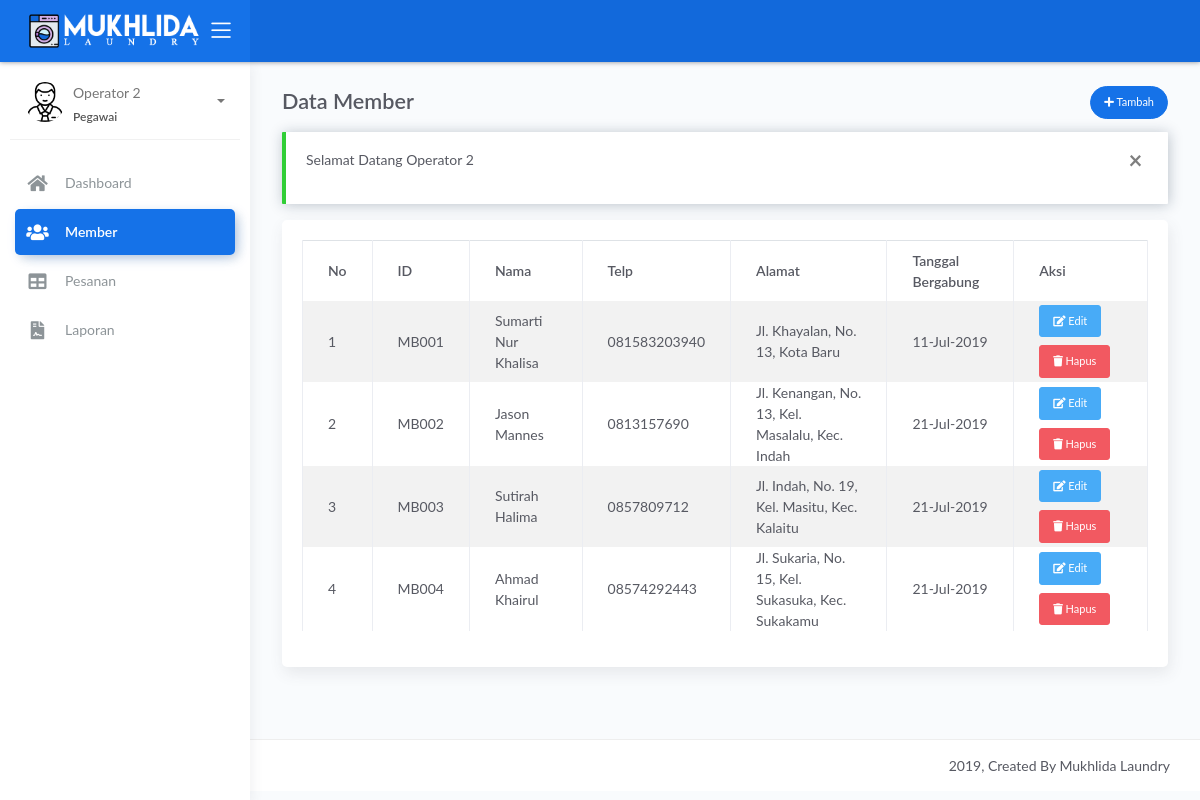
/operator/index.php?page=member (signed in), run on the app's committed database.
### tables this page shows
CREATE TABLE IF NOT EXISTS `member` (
  `id_member` varchar(5) NOT NULL,
  `nama` varchar(50) NOT NULL,
  `alamat` varchar(255) NOT NULL,
  `jenis_kelamin` char(1) NOT NULL,
  `telp` varchar(15) NOT NULL,
  `password` varchar(255) NOT NULL,
  `created_at` timestamp NULL DEFAULT CURRENT_TIMESTAMP
);

CREATE TABLE IF NOT EXISTS `info_toko` (
  `nama_toko` varchar(50) NOT NULL,
  `tentang` text NOT NULL,
  `alamat` varchar(255) NOT NULL,
  `email` varchar(50) NOT NULL,
  `telp` varchar(20) NOT NULL,
  `fax` varchar(20) NOT NULL,
  `rek` varchar(20) NOT NULL,
  `facebook` varchar(100) NOT NULL,
  `twitter` varchar(100) NOT NULL,
  `instagram` varchar(100) NOT NULL
);

### operator/sistem/content.php (called while the page is built, shortened)
<?php
include_once '../sistem/koneksi.php';
$get_page = $_GET['page'];
switch ($get_page) {
    case 'member':
        $title = 'Data Member';
        $m_active = 'active';
        break;
}
$info_toko = mysqli_fetch_assoc(mysqli_query($koneksi, "SELECT * FROM info_toko"));

### operator/views/member.php (the view)
<?php
$query = mysqli_query($koneksi, "SELECT * FROM member");
$no = 1;
?>
<div class="page-inner">
    <div class="row heading">
        <div class="col-7">
            <h2 class="pb-2 fw-bold"><?= $title ?></h2>
        </div>
        <div class="col-5 text-right ml-auto">
            <a href="index.php?page=add_member" class="btn btn-primary btn-round btn-sm">
                <i class="fa fa-plus"></i> Tambah
            </a>
        </div>
    </div>
    <?php if (@$_SESSION['pesan']): ?>
        <div class="alert alert-<?= $_SESSION['pesan']['status'] == 'error' ? 'danger' : $_SESSION['pesan']['status'] ?> alert-dismisable fade show" role="alert">
            <button class="close" data-dismiss="alert" aria-label="Close">
                <span aria-hidden="true">&times;</span>
            </button>
            <p><?= $_SESSION['pesan']['msg'] ?></p>
        </div>
    <?php endif; ?>
    <div class="main-content">
        <div class="card">
            <div class="card-body">
                <div class="table-responsive">
                    <table class="table table-bordered table-striped datatable">
                        <thead class="border-top">
                            <th>No</th>
                            <th>ID</th>
                            <th>Nama</th>
                            <th>Telp</th>
                            <th>Alamat</th>
                            <th>Tanggal Bergabung</th>
                            <th>Aksi</th>
                        </thead>
                        <tbody>
                            <?php while ($row = mysqli_fetch_assoc($query)): ?>
                                <tr>
                                    <td><?= $no++ ?></td>
                                    <td><?= $row['id_member'] ?></td>
                                    <td><?= $row['nama'] ?></td>
                                    <td><?= $row['telp'] ?></td>
                                    <td><?= $row['alamat'] ?></td>
                                    <td><?= date('d-M-Y', strtotime($row['created_at'])) ?></td>
                                    <td>
                                        <a href="index.php?page=edit_member&id_member=<?= $row['id_member'] ?>" class="btn btn-sm btn-info mt-1 mb-1"><i class="fa fa-edit"></i> Edit</a>
                                        <a href="sistem/hapus_member.php?id_member=<?= $row['id_member'] ?>" class="btn btn-sm btn-danger btn-delete mt-1 mb-1"><i class="fa fa-trash"></i> Hapus</a>
                                    </td>
                                </tr>
                            <?php endwhile; ?>
                        </tbody>
                    </table>
                </div>
            </div>
        </div>
    </div>
</div>

### operator/index.php (shortened to what this page needs)
<?php include_once 'sistem/content.php'; ?>
<!DOCTYPE html>
<html lang="en">
<head>
	<link rel="stylesheet" href="../assets/css/bootstrap.min.css">
    <link rel="stylesheet" href="../assets/css/atlantis.min.css">
	<link rel="stylesheet" href="../assets/css/fonts.min.css">
	<link rel="stylesheet" href="../assets/js/plugin/select2/css/select2.min.css">
	<link rel="stylesheet" href="../assets/css/style.css">
</head>
<body>
	<div class="wrapper">
		<div class="main-header">
			<div class="logo-header" data-background-color="blue">
				<a href="index.php" class="logo text-white text-uppercase">
					<img src="../assets/img/mukhlida-laundry.png" alt="Logo Image" style="width: 90%">
				</a>
				<div class="nav-toggle">
					<button class="btn btn-toggle toggle-sidebar">
						<i class="icon-menu"></i>
					</button>
				</div>
			</div>
			<nav class="navbar navbar-header navbar-expand-lg" data-background-color="blue2">
			</nav>
		</div>
		<div class="sidebar sidebar-style-2">
			<div class="sidebar-wrapper scrollbar scrollbar-inner">
				<div class="sidebar-content">
					<div class="user">
						<div class="avatar-sm float-left mr-2">
							<img src="../assets/img/<?= $_SESSION['jenis_kelamin'] ?>.png" alt="<?= $_SESSION['jenis_kelamin'] ?>" class="avatar-img rounded-circle">
						</div>
						<div class="info">
							<a data-toggle="collapse" href="#collapseExample" aria-expanded="true">
								<span>
									<?= $_SESSION['nama'] ?>
									<span class="user-level"><?= $_SESSION['level'] ?></span>
									<span class="caret"></span>
								</span>
							</a>
						</div>
					</div>
					<ul class="nav nav-primary">
						<li class="nav-item <?= @$d_active ?>">
							<a href="index.php">
								<i class="fas fa-home"></i>
								<p>Dashboard</p>
							</a>
						</li>
						<li class="nav-item <?= @$m_active ?>">
							<a href="index.php?page=member">
								<i class="fas fa-users"></i>
								<p>Member</p>
							</a>
						</li>
						<li class="nav-item <?= @$ps_active ?>">
							<a href="index.php?page=pesanan">
								<i class="fas fa-table"></i>
								<p>Pesanan</p>
							</a>
						</li>
						<li class="nav-item <?= @$l_active ?>">
							<a href="index.php?page=laporan">
								<i class="fas fa-file-contract"></i>
								<p>Laporan</p>
							</a>
						</li>
					</ul>
				</div>
			</div>
		</div>
		<div class="main-panel">
			<div class="content">
				<?php include_once 'views/' . $page ?>
			</div>
			<footer class="footer">
				<div class="container-fluid">
					<div class="copyright ml-auto">
						2019, Created By <?= $info_toko['nama_toko'] ?>
					</div>
				</div>
			</footer>
		</div>
	</div>
</body>
</html>

### assets/css/style.css (style rules this page uses)
.logo-header .logo { min-width: 175px; }

### data on the page
member: id_member "MB001", nama "Sumarti Nur Khalisa", telp "081583203940", alamat "Jl. Khayalan, No. 13, Kota Baru", created_at "11-Jul-2019"
member: id_member "MB002", nama "Jason Mannes", telp "0813157690", alamat "Jl. Kenangan, No. 13, Kel. Masalalu, Kec. Indah", created_at "21-Jul-2019"
member: id_member "MB003", nama "Sutirah Halima", telp "0857809712", alamat "Jl. Indah, No. 19, Kel. Masitu, Kec. Kalaitu", created_at "21-Jul-2019"
member: id_member "MB004", nama "Ahmad Khairul", telp "08574292443", alamat "Jl. Sukaria, No. 15, Kel. Sukasuka, Kec. Sukakamu", created_at "21-Jul-2019"
info_toko: nama_toko "Mukhlida Laundry"

### other printed values
$_SESSION['nama'] "Operator 2"
$_SESSION['level'] "Pegawai"
$title "Data Member"
$_SESSION['pesan']['msg'] "Selamat Datang Operator 2"
